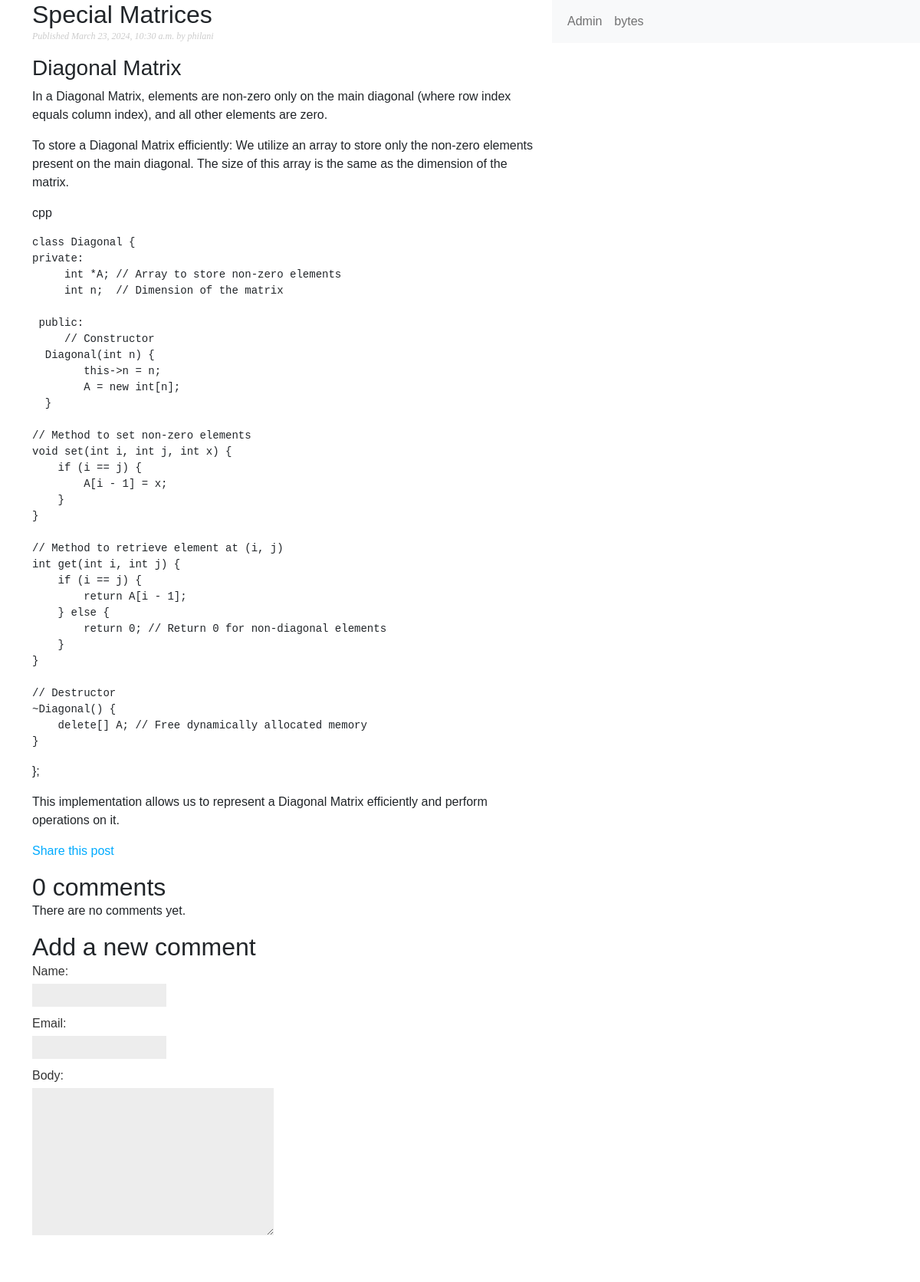
Page /blog/2024/3/23/special-matrices/ on the committed database.
### blog/models.py (models this page shows, shortened)
class Post(models.Model):
    class Status(models.TextChoices):
        DRAFT='DF','Draft'
        PUBLISHED='PB','Published'
    title=models.CharField(max_length=250)
    slug=models.SlugField(max_length=250,unique_for_date='publish')
    author=models.ForeignKey(User,on_delete=models.CASCADE,related_name='blog_posts')
    body=models.TextField()
    publish=models.DateTimeField(default=timezone.now)
    created=models.DateTimeField(auto_now_add=True)
    updated=models.DateTimeField(auto_now=True)
    status=models.CharField(max_length=2,choices=Status.choices,default=Status.DRAFT)
    objects=models.Manager()# the default manager
    published=PublishedManager() #Our custom manager
    class Meta:
        ordering=['-publish']
        indexes=[models.Index(fields=['-publish']),]

### blog/views.py (the view)
def post_detail(request,year,month,day,post):
    post = get_object_or_404(Post,
                             status=Post.Status.PUBLISHED,
                             slug=post,
                             publish__year=year,
                             publish__month=month,
                             publish__day=day)
    comments = post.comments.filter(active=True)
    form = CommentForm()
    return render(request,
                  'blog/post/details.html',
                  {'post': post,
                   'comments': comments,
                   'form': form})
    return render(request,'blog/post/details.html',{'post':post})

### blog/forms.py
class CommentForm(forms.ModelForm):
    class Meta:
        model = Comment
        fields = ['name', 'email', 'body']

### blog/templatetags/blog_tags.py (called while the page is built)
@register.filter(name='markdown')
def markdown_format(text):
    return mark_safe(markdown.markdown(text))

### blog/templates/blog/post/details.html (shortened to what this page needs)
{% extends "blog/base.html" %}
{% load blog_tags %}
{% block content %}
<div class="container">
  <div class="row">
  <h2>{{ post.title }}</h2>
  <p class="date">
    Published {{ post.publish }} by {{ post.author }}
  </p>
  {{ post.body|markdown }}
  <p>
    <a href="{% url "blog:post_share" post.id %}">
    Share this post
    </a>
  </p>
  {% with comments.count as total_comments %}
    <h2>
        {{ total_comments }} comment{{ total_comments|pluralize }}
    </h2>
  {% endwith %}
  {% for comment in comments %}
  <div class="comment">
    <p class="info">
      Comment {{ forloop.counter }} by {{ comment.name }}
      {{ comment.created }}
    </p>
    {{ comment.body|linebreaks }}
  </div>
{% empty %}
  <p>There are no comments yet.</p>
{% endfor %}
{% include "blog/post/includes/comment_form.html" %}
</div>
</div>
{% endblock %}

### blog/static/css/blog.css (style rules this page uses)
body { margin:0; padding:0; font-family:helvetica, sans-serif; }
a { color:#00abff; text-decoration:none; }
h2 { font-weight:normal; margin:30px 0 0; }
p.date { color:#ccc; font-family: georgia, serif; font-size: 12px; font-style: italic; }
label { float:left; clear:both; color:#333; margin-bottom:4px; }
input, textarea { clear:both; float:left; margin:0 0 10px; background:#ededed; border:0; padding:6px 10px; font-size:12px; }

### rows in the picture
Post: title "Special Matrices", publish "March 23, 2024, 10:30 a.m.", author "philani", body "Diagonal Matrix In a Diagonal Matrix, elements are non-zero only on the main diagonal (where row index equals column index), and all other elements are zero. To store a Diagonal Matrix efficiently: We utilize an array to store only the non-zero elements present on the main diagonal. The size of this array is the same as the dimension of the matrix. cpp class Diagonal { private: int *A; // Array to store non-zero elements int n; // Dimension of the matrix public: // Constructor Diagonal(int n) { this->n = n; A = new int[n]; } // Method to set non-zero elements void set(int i, int j, int x) { if (i == j) { A[i - 1] = x; } } // Method to retrieve element at (i, j) int get(int i, int j) { if (i…"

### other values in the picture
{{ total_comments }} "0"
